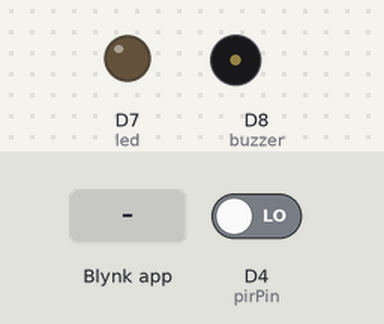
Bench run of a sketch on a simulated ESP8266 (NodeMCU). Parts: output pins drawn as LEDs (lit = HIGH), buzzer (waves = sounding). Inputs (shaded band) come from the test bench; at power-on: D4 (pirPin) LOW. WiFi joins after 1.5 s; servers stay silent unless stated.

Above: at 3.0 s.
3.1 s: Blynk app writes 1 to V0
At 3.8 s:
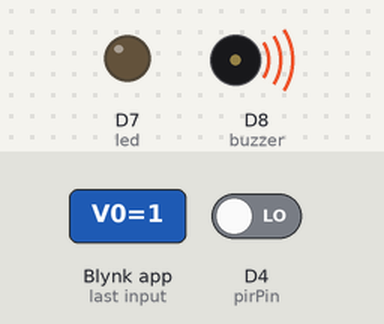
8.6 s: Blynk app writes 0 to V0
At 9.1 s:
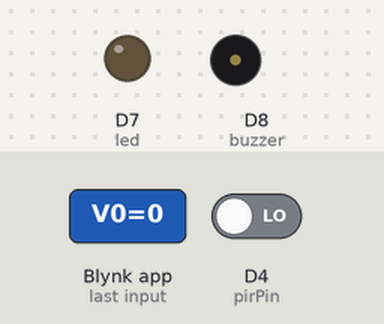
Timing chart, 0 to 11.6 s (numbered marks = the images above; inputs shaded):
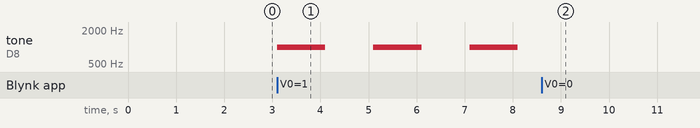

The sketch:

motion_detector_blynk.ino
```cpp
#include <ESP8266WiFi.h>
#define BLYNK_PRINT Serial
#include <BlynkSimpleEsp8266.h>
char auth[] = "RWKIdiOaHVLjC_ROeNDiW6B-j0z7rJRA";

/* WiFi credentials */
char ssid[] = "Saiguru";
char pass[] = "guru2008";

/* HC-SR501 Motion Detector */
#define pirPin D4                // Input for HC-S501
#define led D7                   // led pin D7
const int buzzer = D8;           // buzzer pin D8
int pirValue;                   // Place to store read PIR Value
int pinValue;                   //Variable to read virtual pin

BLYNK_WRITE(V0)
{
 pinValue = param.asInt();
}

void setup()
  {
    Serial.begin(115200);
    delay(10);
    Blynk.begin(auth, ssid, pass);
    pinMode(pirPin, INPUT);
    pinMode(led,LOW);
    pinMode(buzzer, OUTPUT);
  }

void loop()
  {
     if (pinValue == HIGH)
      {
        getPirValue();
        pinMode(led,HIGH);
          tone(buzzer, 1000); // Send 1KHz sound signal...
  delay(1000);        // ...for 1 sec
  noTone(buzzer);     // Stop sound...
  delay(1000);        // ...for 1sec
      }
    Blynk.run();
  }

void getPirValue(void)        //Get PIR Data
  {
   pirValue = digitalRead(pirPin);
    if (pirValue)
     {
       Serial.println("Motion detected");
       Blynk.notify("Motion detected");
     }
  }
```

Measured:
- after the input at 3.1 s, tone on D8 (buzzer): alternates 1000 Hz for 1.0 s and silent for 1.0 s, starting at once
- after the input at 8.6 s, tone on D8 (buzzer): stops changing and stays silent
